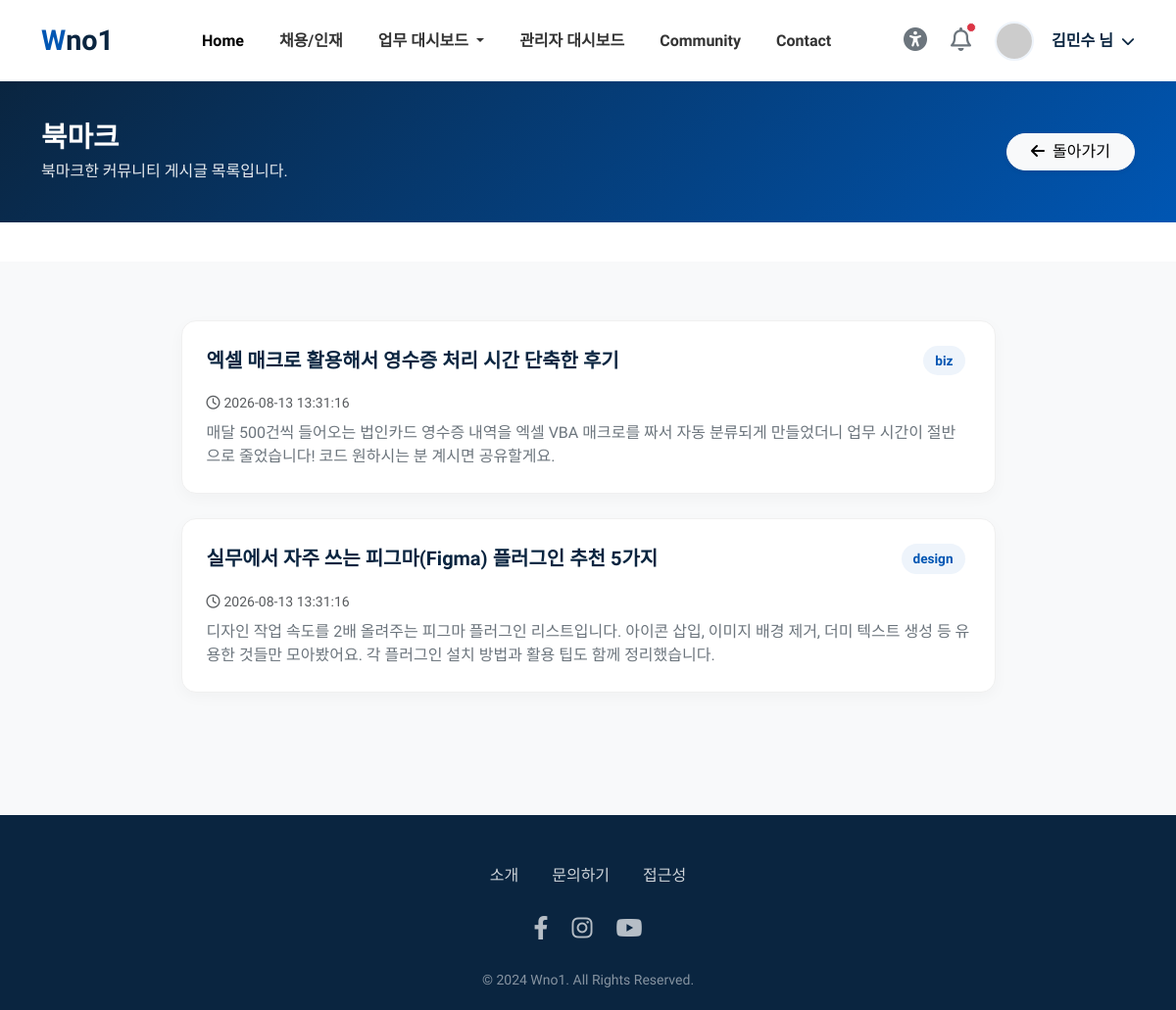
Before: /my_bookmarks (signed in) with the older database file.
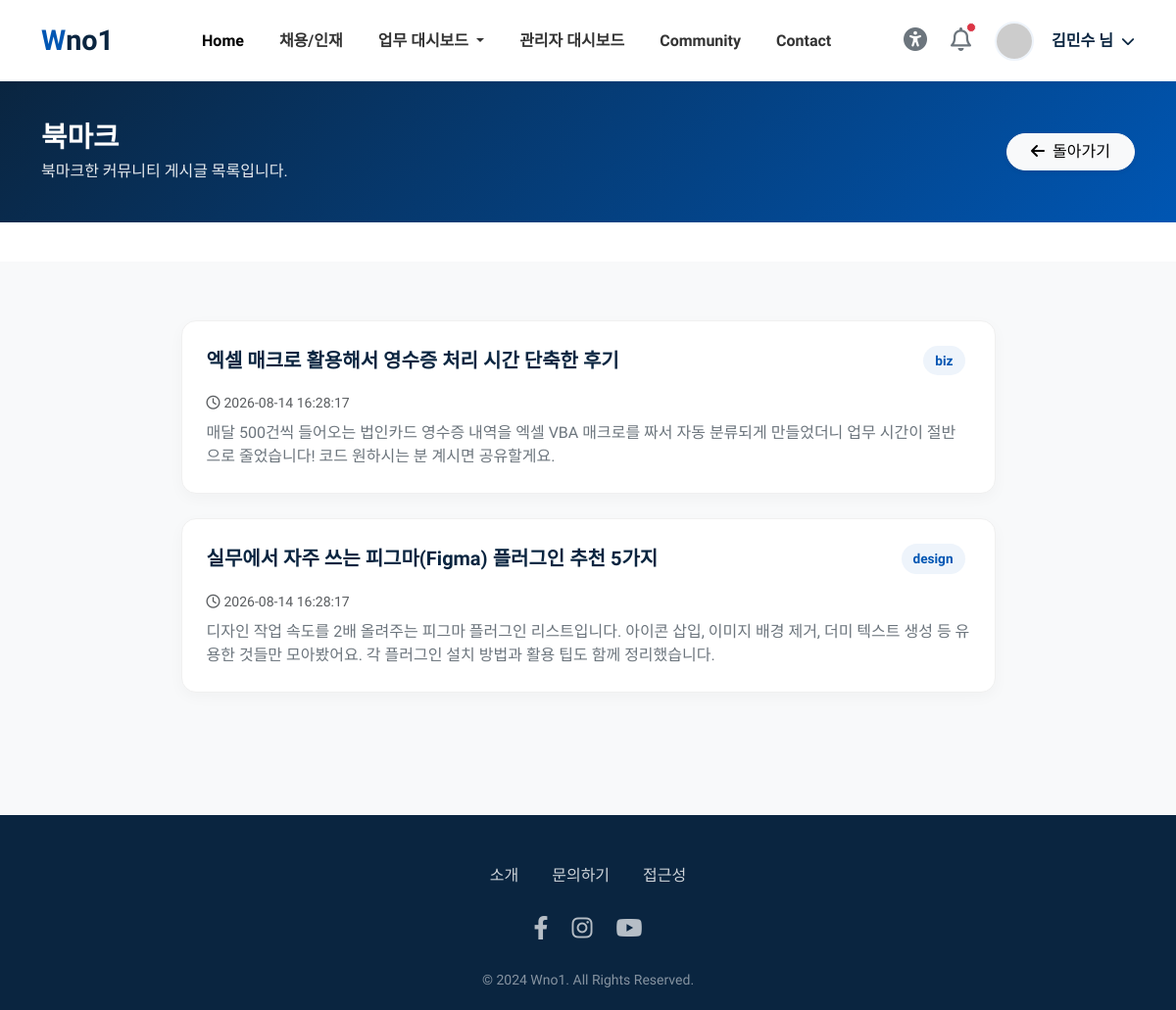
After: the same page with the newer database file.
### tables this page shows
CREATE TABLE posts (
        id INTEGER PRIMARY KEY AUTOINCREMENT,
        user_id INTEGER,
        category TEXT DEFAULT 'general',
        title TEXT NOT NULL,
        content TEXT,
        author TEXT DEFAULT '',
        dept TEXT DEFAULT '',
        views INTEGER DEFAULT 0,
        created_at TEXT DEFAULT (datetime('now','localtime'))
    );

### routers/community.py (the view)
@router.get("/my_bookmarks", response_class=HTMLResponse)
async def my_bookmarks(request: Request):
    if not check_login(request):
        return RedirectResponse(url="/login", status_code=303)
    u = get_current_user(request)
    uid = u["user_id"]
    conn = get_sqlite()
    try:
        rows = conn.execute(
            "SELECT p.* FROM posts p JOIN bookmarks b ON b.post_id=p.id AND b.user_id=? ORDER BY p.created_at DESC",
            (uid,)
        ).fetchall()
    finally:
        conn.close()
    return templates.TemplateResponse(
        request=request, name="top/my_bookmarks.html", context={
            "request": request, "page_title": "북마크",
            "posts": [dict(r) for r in rows],
            "user_name": u["user_name"],
        }
    )

### templates/top/my_bookmarks.html (shortened to what this page needs)
<!DOCTYPE html>
<html lang="ko">
{% include 'common/header.html' %}
<body>
{% include 'common/topbar.html' %}
<div class="dash-header">
    <div class="container d-flex justify-content-between align-items-center flex-wrap gap-3">
        <div>
            <h2>북마크</h2>
            <p>북마크한 커뮤니티 게시글 목록입니다.</p>
        </div>
        <div>
            <a href="/community" class="btn btn-light rounded-pill px-4 shadow-sm">
                <i class="fas fa-arrow-left me-2"></i>돌아가기
            </a>
        </div>
    </div>
</div>
<div class="list-section">
    <div class="container">
        <div class="row justify-content-center">
            <div class="col-lg-9">
                {% if posts %}
                    {% for post in posts %}
                    <div class="content-card">
                        <div class="d-flex justify-content-between align-items-start flex-wrap gap-2 mb-2">
                            <a href="/post/{{ post.id }}" class="item-title">{{ post.title }}</a>
                            <span class="item-badge
                                ">
                                {% if post.category == 'general' %}일반
                                {% elif post.category == 'notice' %}공지
                                {% elif post.category == 'question' %}질문
                                {% else %}{{ post.category }}
                                {% endif %}
                            </span>
                        </div>
                        <p class="text-muted small mb-2">
                            <i class="far fa-clock me-1"></i>{{ post.created_at }}
                        </p>
                        <p class="text-secondary mb-0" style="overflow: hidden; display: -webkit-box; -webkit-line-clamp: 2; -webkit-box-orient: vertical;">
                            {{ post.content }}
                        </p>
                    </div>
                    {% endfor %}
                {% else %}
                    <div class="content-card text-center py-5">
                        <i class="fas fa-bookmark fa-3x text-muted opacity-50 mb-3"></i>
                        <p class="text-muted mb-0">북마크한 글이 없습니다.</p>
                    </div>
                {% endif %}
            </div>
        </div>
    </div>
</div>
<footer class="footer">
    <div class="container">
        <div class="footer-menu mb-4">
            <a href="/faq">소개</a>
            <a href="/contact">문의하기</a>
            <a href="/accessibility">접근성</a>
        </div>
        <div class="social-icons mb-4">
            <a href="#"><i class="fab fa-facebook-f"></i></a>
            <a href="#"><i class="fab fa-instagram"></i></a>
            <a href="#"><i class="fab fa-youtube"></i></a>
        </div>
        <p class="mb-0 opacity-50 small">&copy; 2024 Wno1. All Rights Reserved.</p>
    </div>
</footer>
</body>
</html>

Changed rows visible on the page:
changed posts "엑셀 매크로 활용해서 영수증 처리 시간 단축한 후기": created_at "2026-08-13 13:31:16" → "2026-08-14 16:28:17"
changed posts "실무에서 자주 쓰는 피그마(Figma) 플러그인 추천 5가지": created_at "2026-08-13 13:31:16" → "2026-08-14 16:28:17"
